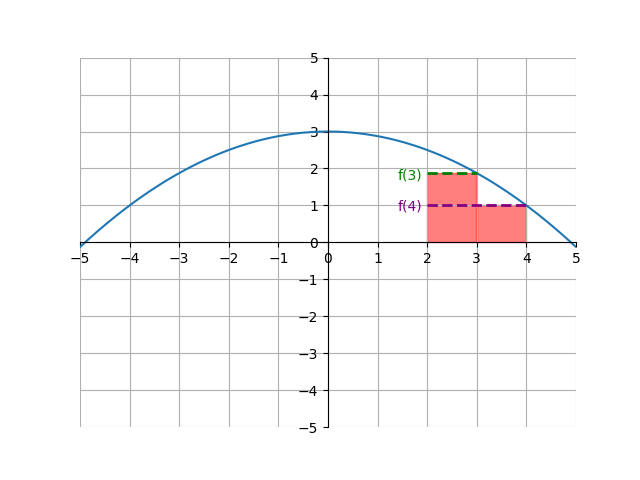

Write the Python code that produced this figure.
import matplotlib.pyplot as plt
import numpy as np

x = np.arange(-5, 5, .01)
y = -0.125 * x * x + 3
x1 = np.arange(2, 3, .01)
x2 = np.arange(3, 4, .01)
y1 = np.linspace(0, 0, 100)
y2 = np.linspace(-9/8 + 3, -9/8 + 3, 100)
y4 = np.linspace(1, 1, 100)

ax = plt.gca()
ax.spines['top'].set_color('none')
ax.spines['left'].set_position('zero')
ax.spines['right'].set_color('none')
ax.spines['bottom'].set_position('zero')

plt.xlim(-5, 5)
plt.ylim(-5, 5)
plt.xticks(np.arange(min(x), max(x)+1, 1.0))
plt.yticks(np.arange(-5, 5+1, 1.0))
plt.plot(x, y)

ax.fill_between(x1, y1, y2, color="red", alpha=0.5)
ax.fill_between(x2, y1, y4, color="red", alpha=0.5)

# plt.text(2.3, -.4, "dx", color="red")
# plt.text(1.6, .85, "dy", color="red")
# 
# plt.text(1.9, -1, "a", color="green")
# plt.text(3.9, -1, "b", color="green")
# plt.text(1.7, -2, "n = # of rectangles", color="orange")
# plt.text(2.2, -2.5, "dx = (b-a)/n", color="purple")

plt.text(1.4, 1.7, "f(3)", c="green")
plt.text(1.4, 0.85, "f(4)", c="purple")

ax.hlines(y=(-9/8 + 3), xmin=2, xmax=3, linewidth=2, color='green', linestyle="dashed")
ax.hlines(y=(1), xmin=2, xmax=4, linewidth=2, color='purple', linestyle="dashed")

plt.grid(True)
plt.show()
